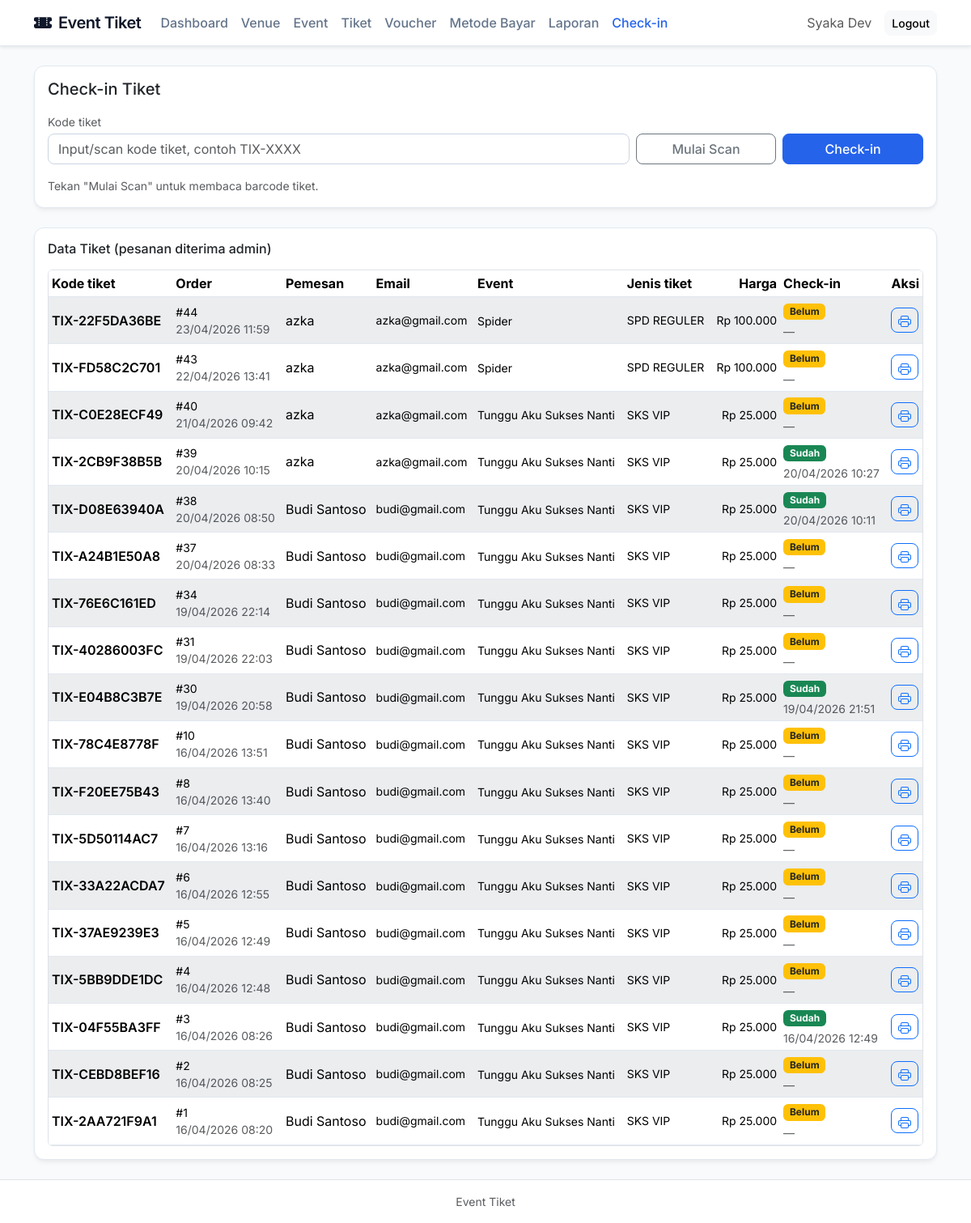
The app's page /index.php?page=checkin (signed in), older data.
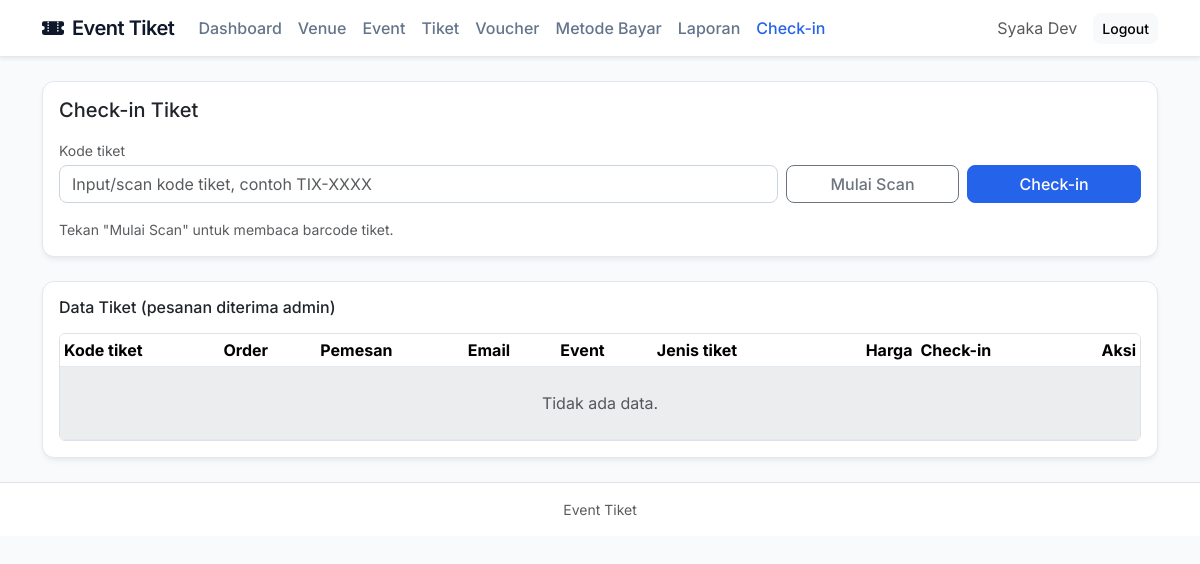
The same page, newer data.
### tables this page shows
CREATE TABLE `attendee` (
  `id_attendee` int NOT NULL,
  `id_detail` int DEFAULT NULL,
  `kode_tiket` varchar(50) NOT NULL,
  `status_checkin` enum('belum','sudah') DEFAULT 'belum',
  `waktu_checkin` datetime DEFAULT NULL
);

CREATE TABLE `orders` (
  `id_order` int NOT NULL,
  `id_user` int DEFAULT NULL,
  `tanggal_order` datetime DEFAULT CURRENT_TIMESTAMP,
  `total` int NOT NULL,
  `status` enum('pending','paid','cancel') DEFAULT 'pending',
  `id_voucher` int DEFAULT NULL,
  `id_metode` int DEFAULT NULL,
  `bukti_pembayaran` varchar(255) DEFAULT NULL
);

CREATE TABLE `users` (
  `id_user` int NOT NULL,
  `nama` varchar(100) NOT NULL,
  `email` varchar(100) NOT NULL,
  `password` varchar(255) NOT NULL,
  `role` enum('user','petugas','admin') NOT NULL
);

CREATE TABLE `event` (
  `id_event` int NOT NULL,
  `nama_event` varchar(150) NOT NULL,
  `tanggal` date NOT NULL,
  `id_venue` int DEFAULT NULL,
  `gambar` varchar(255) DEFAULT NULL
);

CREATE TABLE `tiket` (
  `id_tiket` int NOT NULL,
  `id_event` int DEFAULT NULL,
  `nama_tiket` varchar(50) NOT NULL,
  `harga` int NOT NULL,
  `kuota` int NOT NULL,
  `maks_per_user` int NOT NULL DEFAULT '5' COMMENT 'Batas maksimal pemesanan tiket per user'
);

### proses/bootstrap.php (called while the page is built, shortened)
<?php
function e(string $value): string
{
    return htmlspecialchars($value, ENT_QUOTES, 'UTF-8');
}

### views/admin/checkin.php (the view, shortened to what this page needs)
<?php
$listStmt = $pdo->prepare("SELECT a.id_attendee, a.kode_tiket, a.status_checkin, a.waktu_checkin,
        u.nama AS nama_user, u.email AS email_user,
        e.nama_event, t.nama_tiket, t.harga,
        o.id_order, o.tanggal_order, o.status AS status_order
    FROM attendee a
    JOIN order_detail od ON od.id_detail = a.id_detail
    JOIN orders o ON o.id_order = od.id_order
    JOIN tiket t ON t.id_tiket = od.id_tiket
    LEFT JOIN users u ON u.id_user = o.id_user
    LEFT JOIN event e ON e.id_event = t.id_event
    WHERE o.status = 'paid'
    ORDER BY a.id_attendee DESC");
$listStmt->execute();
$rows = $listStmt->fetchAll();
?>
<div class="card card-modern mb-4">
    <div class="card-body">
        <h5 class="mb-3">Check-in Tiket</h5>
        <form method="post" action="index.php?action=checkin&page=checkin" class="row g-2 align-items-end">
            <div class="col-12 col-lg-8">
                <label for="ticket_code" class="form-label small text-muted mb-1">Kode tiket</label>
                <input id="ticket_code" name="ticket_code" class="form-control" placeholder="Input/scan kode tiket, contoh TIX-XXXX" required autocomplete="off">
            </div>
            <div class="col-6 col-sm-6 col-lg-2 d-grid">
                <button type="button" id="btnStartScan" class="btn btn-outline-secondary">Mulai Scan</button>
            </div>
            <div class="col-6 col-sm-6 col-lg-2 d-grid">
                <button class="btn btn-primary">Check-in</button>
            </div>
        </form>
        <div class="mt-3">
            <small id="scanInfo" class="text-muted d-block mt-2">Tekan &quot;Mulai Scan&quot; untuk membaca barcode tiket.</small>
        </div>
    </div>
</div>
<div class="card card-modern">
    <div class="card-body">
        <h6 class="mb-3">Data Tiket (pesanan diterima admin)</h6>
        <div class="table-responsive rounded border">
            <table id="table-checkin" class="table table-striped table-hover table-sm align-middle mb-0">
                <thead class="table-light">
                <tr>
                    <th scope="col">Kode tiket</th>
                    <th scope="col" class="d-none d-lg-table-cell">Order</th>
                    <th scope="col">Pemesan</th>
                    <th scope="col" class="d-none d-xl-table-cell">Email</th>
                    <th scope="col">Event</th>
                    <th scope="col" class="d-none d-md-table-cell">Jenis tiket</th>
                    <th scope="col" class="d-none d-lg-table-cell text-end">Harga</th>
                    <th scope="col">Check-in</th>
                    <th scope="col" class="text-end">Aksi</th>
                </tr>
                </thead>
                <tbody>
                <?php if (!$rows): ?>
                    <tr>
                        <td colspan="10" class="text-center text-muted py-4">Tidak ada data.</td>
                    </tr>
                <?php endif; ?>
                <?php foreach ($rows as $r): ?>
                    <tr>
                        <td><span class="fw-semibold"><?= e($r['kode_tiket']) ?></span></td>
                        <td class="d-none d-lg-table-cell small">#<?= (int) $r['id_order'] ?><br><span class="text-muted"><?= e(date('d/m/Y H:i', strtotime((string) $r['tanggal_order']))) ?></span></td>
                        <td>
                            <?= e($r['nama_user']) ?>
                        </td>
                        <td class="d-none d-xl-table-cell small"><?= e($r['email_user']) ?></td>
                        <td><span class="small"><?= e($r['nama_event']) ?></span></td>
                        <td class="d-none d-md-table-cell small"><?= e($r['nama_tiket']) ?></td>
                        <td class="d-none d-lg-table-cell text-end small">Rp <?= number_format((float) $r['harga'], 0, ',', '.') ?></td>
                        <td>
                            <?php if ($r['status_checkin'] === 'sudah'): ?>
                                <span class="badge text-bg-success">Sudah</span>
                            <?php else: ?>
                                <span class="badge text-bg-warning text-dark">Belum</span>
                            <?php endif; ?>
                            <div class="d-xxl-none small text-muted mt-1"><?= $r['waktu_checkin'] ? e(date('d/m/Y H:i', strtotime((string) $r['waktu_checkin']))) : '—' ?></div>
                        </td>
                        <td class="text-center">
                            <a href="index.php?page=cetak_tiket&id=<?= $r['id_attendee'] ?>" target="_blank" class="btn btn-sm btn-outline-primary" title="Cetak Gelang">
                            </a>
                        </td>
                    </tr>
                <?php endforeach; ?>
                </tbody>
            </table>
        </div>
    </div>
</div>
<link rel="stylesheet" href="https://cdn.datatables.net/2.0.5/css/dataTables.bootstrap5.css">

Row changes from the older to the newer data that the page shows:
removed attendee: kode_tiket "TIX-22F5DA36BE", orders.id_order "44", orders.tanggal_order "23/04/2026 11:59", users.nama "azka", users.email "azka@gmail.com", event.nama_event "Spider", tiket.nama_tiket "SPD REGULER", tiket.harga "100.000", status_checkin "Belum"
removed attendee: kode_tiket "TIX-FD58C2C701", orders.id_order "43", orders.tanggal_order "22/04/2026 13:41", users.nama "azka", users.email "azka@gmail.com", event.nama_event "Spider", tiket.nama_tiket "SPD REGULER", tiket.harga "100.000", status_checkin "Belum"
removed attendee: kode_tiket "TIX-C0E28ECF49", orders.id_order "40", orders.tanggal_order "21/04/2026 09:42", users.nama "azka", users.email "azka@gmail.com", event.nama_event "Tunggu Aku Sukses Nanti", tiket.nama_tiket "SKS VIP", tiket.harga "25.000", status_checkin "Belum"
removed attendee: kode_tiket "TIX-2CB9F38B5B", orders.id_order "39", orders.tanggal_order "20/04/2026 10:15", users.nama "azka", users.email "azka@gmail.com", event.nama_event "Tunggu Aku Sukses Nanti", tiket.nama_tiket "SKS VIP", tiket.harga "25.000", status_checkin "Sudah", waktu_checkin "20/04/2026 10:27"
removed attendee: kode_tiket "TIX-D08E63940A", orders.id_order "38", orders.tanggal_order "20/04/2026 08:50", users.nama "Budi Santoso", users.email "budi@gmail.com", event.nama_event "Tunggu Aku Sukses Nanti", tiket.nama_tiket "SKS VIP", tiket.harga "25.000", status_checkin "Sudah", waktu_checkin "20/04/2026 10:11"
removed attendee: kode_tiket "TIX-A24B1E50A8", orders.id_order "37", orders.tanggal_order "20/04/2026 08:33", users.nama "Budi Santoso", users.email "budi@gmail.com", event.nama_event "Tunggu Aku Sukses Nanti", tiket.nama_tiket "SKS VIP", tiket.harga "25.000", status_checkin "Belum"
removed attendee: kode_tiket "TIX-76E6C161ED", orders.id_order "34", orders.tanggal_order "19/04/2026 22:14", users.nama "Budi Santoso", users.email "budi@gmail.com", event.nama_event "Tunggu Aku Sukses Nanti", tiket.nama_tiket "SKS VIP", tiket.harga "25.000", status_checkin "Belum"
removed attendee: kode_tiket "TIX-40286003FC", orders.id_order "31", orders.tanggal_order "19/04/2026 22:03", users.nama "Budi Santoso", users.email "budi@gmail.com", event.nama_event "Tunggu Aku Sukses Nanti", tiket.nama_tiket "SKS VIP", tiket.harga "25.000", status_checkin "Belum"
removed attendee: kode_tiket "TIX-E04B8C3B7E", orders.id_order "30", orders.tanggal_order "19/04/2026 20:58", users.nama "Budi Santoso", users.email "budi@gmail.com", event.nama_event "Tunggu Aku Sukses Nanti", tiket.nama_tiket "SKS VIP", tiket.harga "25.000", status_checkin "Sudah", waktu_checkin "19/04/2026 21:51"
removed attendee: kode_tiket "TIX-78C4E8778F", orders.id_order "10", orders.tanggal_order "16/04/2026 13:51", users.nama "Budi Santoso", users.email "budi@gmail.com", event.nama_event "Tunggu Aku Sukses Nanti", tiket.nama_tiket "SKS VIP", tiket.harga "25.000", status_checkin "Belum"
removed attendee: kode_tiket "TIX-F20EE75B43", orders.id_order "8", orders.tanggal_order "16/04/2026 13:40", users.nama "Budi Santoso", users.email "budi@gmail.com", event.nama_event "Tunggu Aku Sukses Nanti", tiket.nama_tiket "SKS VIP", tiket.harga "25.000", status_checkin "Belum"
removed attendee: kode_tiket "TIX-5D50114AC7", orders.id_order "7", orders.tanggal_order "16/04/2026 13:16", users.nama "Budi Santoso", users.email "budi@gmail.com", event.nama_event "Tunggu Aku Sukses Nanti", tiket.nama_tiket "SKS VIP", tiket.harga "25.000", status_checkin "Belum"
removed attendee: kode_tiket "TIX-33A22ACDA7", orders.id_order "6", orders.tanggal_order "16/04/2026 12:55", users.nama "Budi Santoso", users.email "budi@gmail.com", event.nama_event "Tunggu Aku Sukses Nanti", tiket.nama_tiket "SKS VIP", tiket.harga "25.000", status_checkin "Belum"
removed attendee: kode_tiket "TIX-37AE9239E3", orders.id_order "5", orders.tanggal_order "16/04/2026 12:49", users.nama "Budi Santoso", users.email "budi@gmail.com", event.nama_event "Tunggu Aku Sukses Nanti", tiket.nama_tiket "SKS VIP", tiket.harga "25.000", status_checkin "Belum"
removed attendee: kode_tiket "TIX-5BB9DDE1DC", orders.id_order "4", orders.tanggal_order "16/04/2026 12:48", users.nama "Budi Santoso", users.email "budi@gmail.com", event.nama_event "Tunggu Aku Sukses Nanti", tiket.nama_tiket "SKS VIP", tiket.harga "25.000", status_checkin "Belum"
removed attendee: kode_tiket "TIX-04F55BA3FF", orders.id_order "3", orders.tanggal_order "16/04/2026 08:26", users.nama "Budi Santoso", users.email "budi@gmail.com", event.nama_event "Tunggu Aku Sukses Nanti", tiket.nama_tiket "SKS VIP", tiket.harga "25.000", status_checkin "Sudah", waktu_checkin "16/04/2026 12:49"
removed attendee: kode_tiket "TIX-CEBD8BEF16", orders.id_order "2", orders.tanggal_order "16/04/2026 08:25", users.nama "Budi Santoso", users.email "budi@gmail.com", event.nama_event "Tunggu Aku Sukses Nanti", tiket.nama_tiket "SKS VIP", tiket.harga "25.000", status_checkin "Belum"
removed attendee: kode_tiket "TIX-2AA721F9A1", orders.id_order "1", orders.tanggal_order "16/04/2026 08:20", users.nama "Budi Santoso", users.email "budi@gmail.com", event.nama_event "Tunggu Aku Sukses Nanti", tiket.nama_tiket "SKS VIP", tiket.harga "25.000", status_checkin "Belum"
Text that changed along with them:
text now shown: "Tidak ada data."
